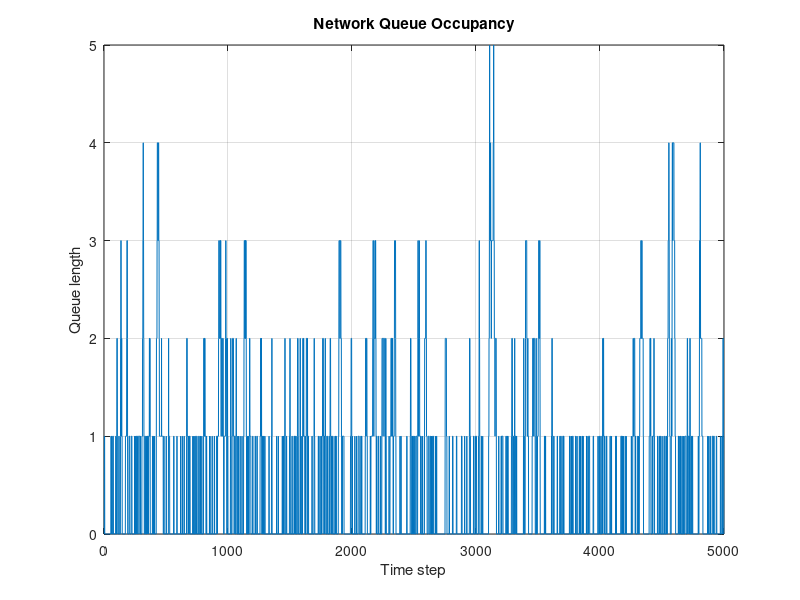

The MATLAB source for this figure:
% Network packet queue simulation
clear; clc;

packets = 5000;
arrivalRate = 0.75;
serviceRate = 0.90;
maxQueue = 100;

queue = 0;
queueHistory = zeros(1, packets);
delay = zeros(1, packets);
dropped = 0;

for k = 1:packets
    if rand < arrivalRate
        if queue < maxQueue
            queue = queue + 1;
        else
            dropped = dropped + 1;
        end
    end

    if queue > 0 && rand < serviceRate
        queue = queue - 1;
        delay(k) = queue + 1;
    end

    queueHistory(k) = queue;
end

fprintf('Packets: %d\n', packets);
fprintf('Dropped: %d\n', dropped);
fprintf('Loss rate: %.2f%%\n', 100 * dropped / packets);
fprintf('Maximum queue: %d\n', max(queueHistory));

figure;
plot(queueHistory);
xlabel('Time step');
ylabel('Queue length');
title('Network Queue Occupancy');
grid on;
